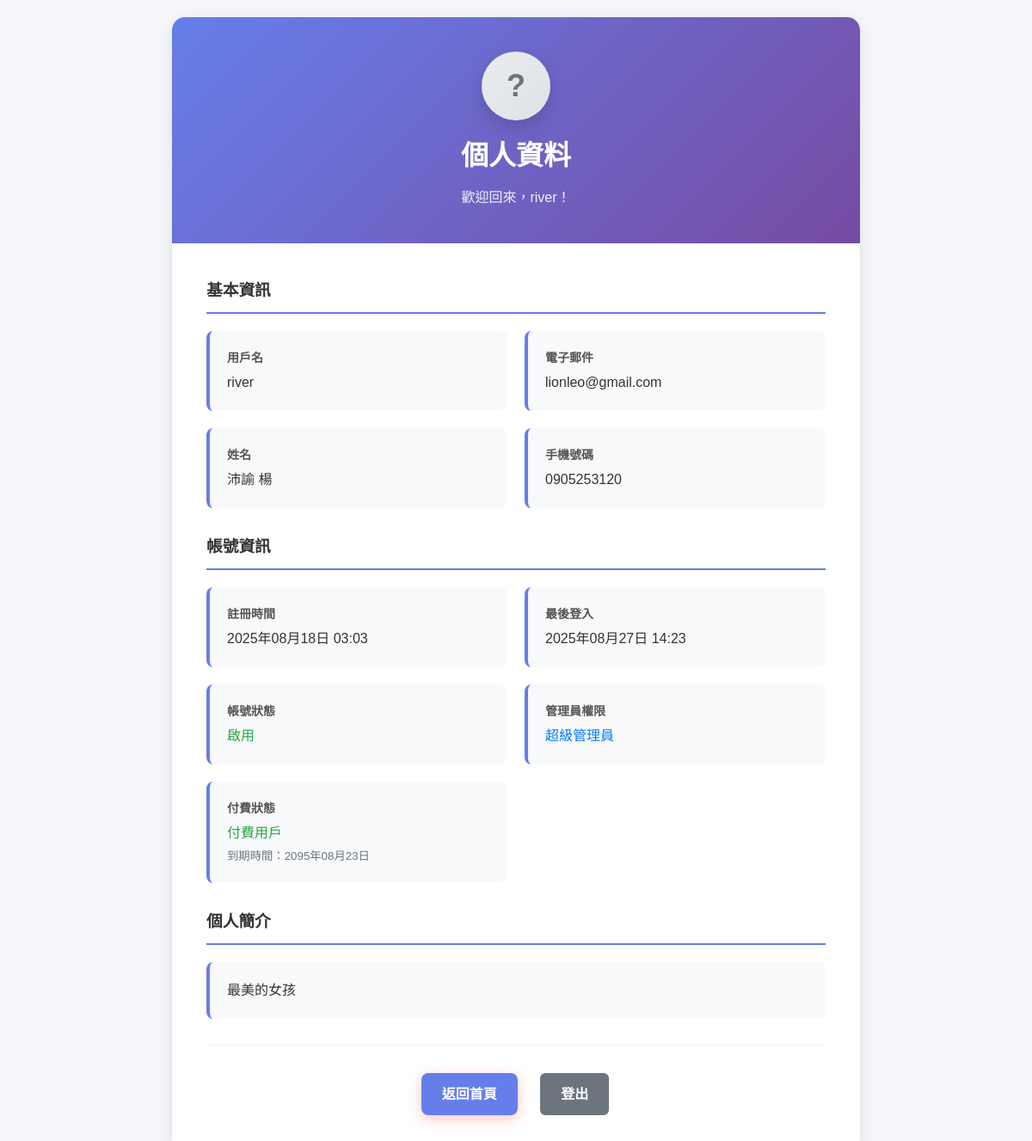
The page /accounts/profile/ (signed in) on the database as committed earlier.
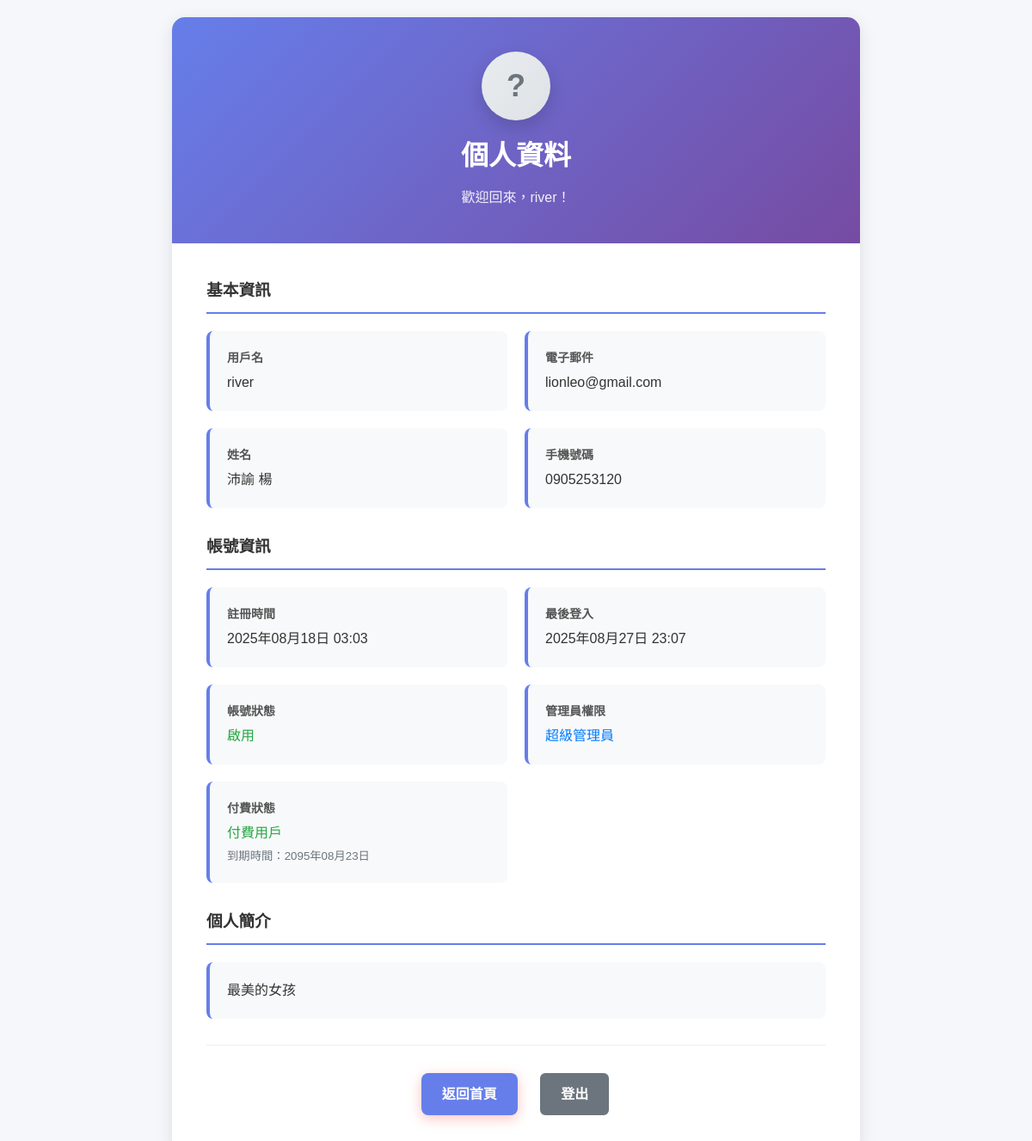
The same page on the database as committed later.
### Accounts/models.py (models this page shows, shortened)
class User(AbstractUser):
    email = models.EmailField(unique=True, verbose_name='電子郵件')
    phone = models.CharField(max_length=15, blank=True, null=True, verbose_name='手機號碼')
    avatar = models.ImageField(upload_to=avatar_upload_to, blank=True, null=True, verbose_name='頭像')
    bio = models.TextField(max_length=500, blank=True, null=True, verbose_name='個人簡介')
    is_premium = models.BooleanField(default=False, verbose_name='付費用戶')
    premium_expires_at = models.DateTimeField(blank=True, null=True, verbose_name='付費到期時間')
    date_joined = models.DateTimeField(default=timezone.now, verbose_name='註冊時間')
    last_login = models.DateTimeField(auto_now=True, verbose_name='最後登入')
    class Meta:
        verbose_name = '用戶'
        verbose_name_plural = '用戶'
    @property
    def is_premium_active(self):
        if not self.is_premium:
            return False
        if self.premium_expires_at and self.premium_expires_at < timezone.now():
            return False
        return True

### Accounts/views.py (the view)
# urls.py: path('profile/', views.profile, name='profile'),
@login_required
def profile(request):
    signer = TimestampSigner()
    avatar_url = None
    if request.user.avatar:
        token = signer.sign(f"{request.user.id}:{request.user.avatar.name}")
        avatar_url = reverse('Accounts:avatar', args=[request.user.id, token])
    return render(request, 'Accounts/profile.html', {
        'user': request.user,
        'avatar_url': avatar_url,
    })

### Accounts/templates/Accounts/profile.html (shortened to what the changed rows need)
{% load static %}
<!DOCTYPE html>
<html lang="zh-TW">
<head>
    <link rel="stylesheet" href="{% static 'home/css/home.css' %}">
    <link rel="stylesheet" href="{% static 'Accounts/css/profile.css' %}">
</head>
<body>
    <div class="profile-container">
        <div class="profile-card">
            <div class="profile-header">
                <div class="avatar-container">
                    {% if avatar_url %}
                        <img src="{{ avatar_url }}" alt="{{ user.username }} 的頭貼" class="avatar-image">
                    {% else %}
                        <div class="avatar-placeholder">?</div>
                    {% endif %}
                </div>
                <h1>個人資料</h1>
                <p>歡迎回來，{{ user.username }}！</p>
            </div>
            <div class="profile-content">
                <div class="profile-section">
                    <div class="profile-info">
                        <div class="info-item">
                            <div class="info-label">用戶名</div>
                            <div class="info-value">{{ user.username }}</div>
                        </div>
                        <div class="info-item">
                            <div class="info-label">電子郵件</div>
                            <div class="info-value">{{ user.email|default:"未設定" }}</div>
                        </div>
                        <div class="info-item">
                            <div class="info-label">姓名</div>
                            <div class="info-value">
                                {% if user.first_name or user.last_name %}
                                    {{ user.first_name }} {{ user.last_name }}
                                {% else %}
                                    未設定
                                {% endif %}
                            </div>
                        </div>
                        <div class="info-item">
                            <div class="info-label">手機號碼</div>
                            <div class="info-value">{{ user.phone|default:"未設定" }}</div>
                        </div>
                    </div>
                </div>
                <div class="profile-section">
                    <div class="profile-info">
                        <div class="info-item">
                            <div class="info-label">註冊時間</div>
                            <div class="info-value">{{ user.date_joined|date:"Y年m月d日 H:i" }}</div>
                        </div>
                        <div class="info-item">
                            <div class="info-label">最後登入</div>
                            <div class="info-value">{{ user.last_login|date:"Y年m月d日 H:i" }}</div>
                        </div>
                        <div class="info-item">
                            <div class="info-value">
                                {% if user.is_premium_active %}
                                    <span style="color: #28a745;">付費用戶</span>
                                    {% if user.premium_expires_at %}
                                        <br><small style="color: #6c757d;">到期時間：{{ user.premium_expires_at|date:"Y年m月d日" }}</small>
                                    {% endif %}
                                {% else %}
                                    <span style="color: #dc3545;">免費用戶</span>
                                    <br><small style="color: #6c757d;">升級後可使用爬蟲工具</small>
                                {% endif %}
                            </div>
                        </div>
                    </div>
                </div>
                {% if user.bio %}
                <div class="profile-section">
                    <h3>個人簡介</h3>
                    <div class="info-item">
                        <div class="info-value">{{ user.bio }}</div>
                    </div>
                </div>
                {% endif %}
            </div>
        </div>
    </div>
</body>
</html>

Rows that differ between the two databases and show on the page:
changed User "river": last_login "2025年08月27日 14:23" → "2025年08月27日 23:07"
